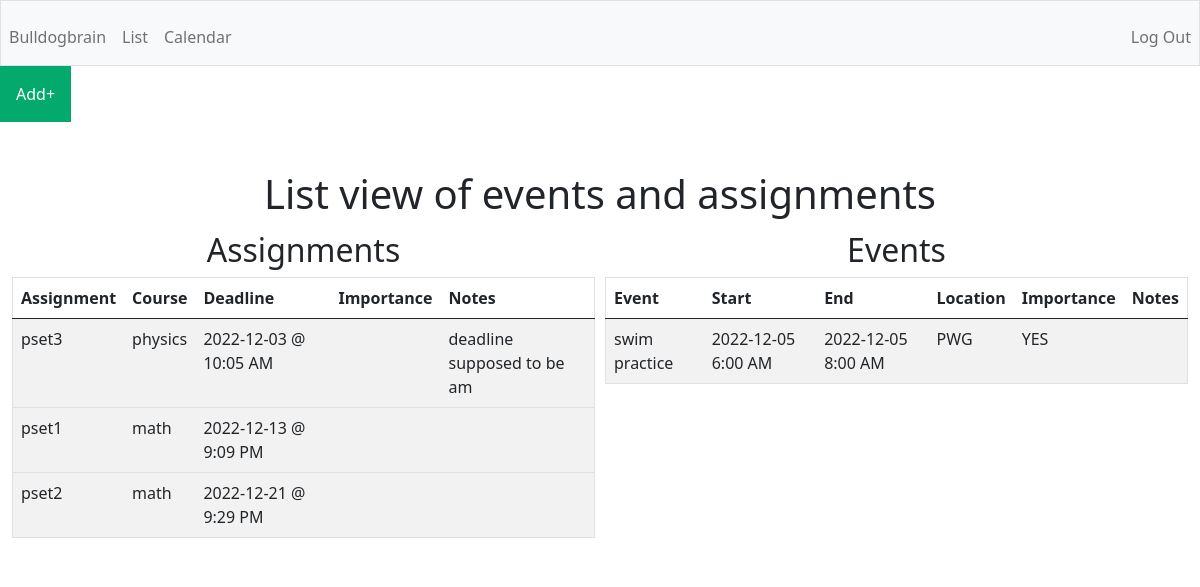
Page /list (signed in) on the earlier database version.
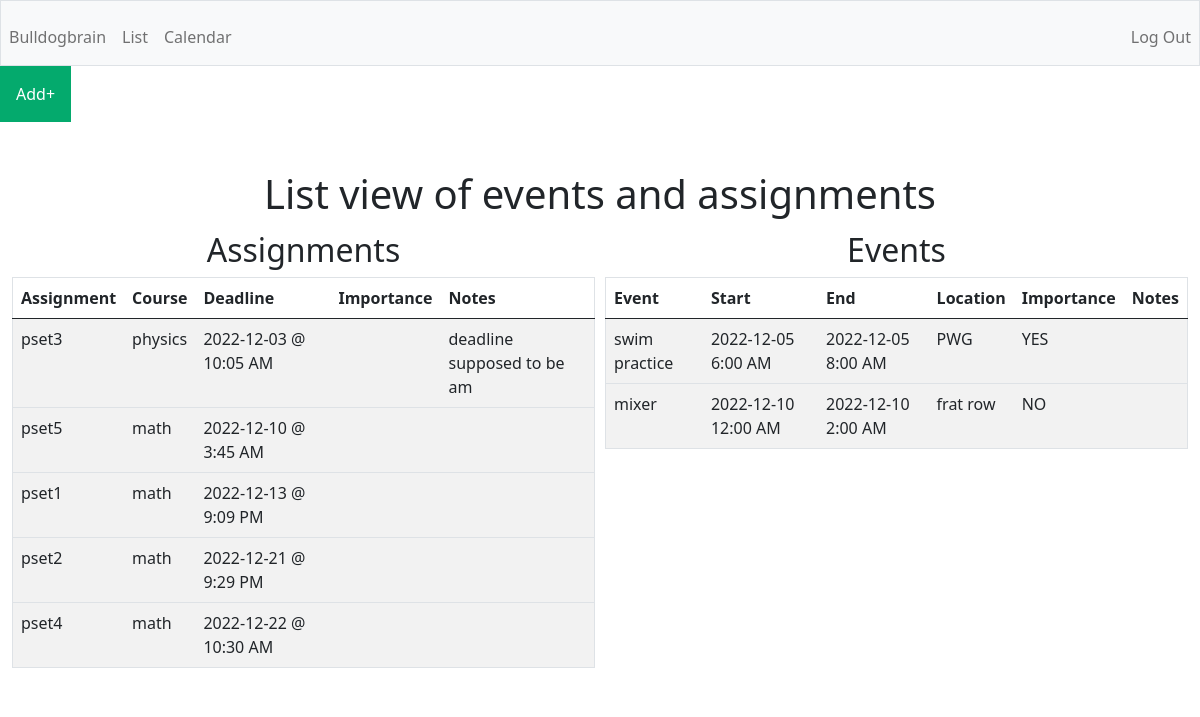
Same page on the later database version.
### tables this page shows
CREATE TABLE "assignments"(
    'id' INTEGER PRIMARY KEY AUTOINCREMENT NOT NULL, 
    'title' TEXT, 
    'course' TEXT, 
    'deadline' TEXT, 
    'importance' INTEGER, 
    'notes' TEXT, 
    'user_id' INTEGER,
    FOREIGN KEY (user_id)
    REFERENCES users (id));

CREATE TABLE 'events'(
    'event_id' INTEGER PRIMARY KEY AUTOINCREMENT NOT NULL, 
    'title' TEXT,
    'location' TEXT, 
    'start_date' TEXT,
    'start_time' TEXT, 
    'end_date' TEXT,
    'end_time' TEXT,
    'importance' INTEGER, 
    'notes' TEXT, 
    'user_id' INTEGER,
    FOREIGN KEY (user_id)
    REFERENCES users (id));

### app.py (the view)
@app.route("/list", methods=["GET", "POST"])
def list():
    assignments = db.execute(
        "SELECT title, course, date(deadline) as date, CASE WHEN StrFTime('%H', deadline) % 12 = 0 THEN 12 ELSE StrFTime('%H', deadline) % 12 END || ':' || StrFTime('%M', deadline) || ' ' || CASE WHEN CAST(StrFTime('%H', deadline) AS INTEGER) > 12 THEN 'PM' ELSE 'AM' END 'time', importance, notes FROM assignments WHERE user_id = ? ORDER BY deadline ASC", session["user_id"])
    events = db.execute(
        "SELECT title, location, start_date, CASE WHEN StrFTime('%H', start_time) % 12 = 0 THEN 12 ELSE StrFTime('%H', start_time) % 12 END || ':' || StrFTime('%M', start_time) || ' ' || CASE WHEN CAST(StrFTime('%H', start_time) AS INTEGER) > 12 THEN 'PM' ELSE 'AM' END 'start_time', end_date, CASE WHEN StrFTime('%H', end_time) % 12 = 0 THEN 12 ELSE StrFTime('%H', end_time) % 12 END || ':' || StrFTime('%M', end_time) || ' ' || CASE WHEN CAST(StrFTime('%H', end_time) AS INTEGER) > 12 THEN 'PM' ELSE 'AM' END 'end_time', importance, notes FROM events WHERE user_id = ? ORDER BY start_date ASC, start_time ASC", session["user_id"])
    return render_template("list.html", assignments=assignments, events=events)

### app.py (called while the page is built)
@app.after_request
def after_request(response):
    response.headers["Cache-Control"] = "no-cache, no-store, must-revalidate"
    response.headers["Expires"] = 0
    response.headers["Pragma"] = "no-cache"
    return response

### templates/list.html (shortened to what this page needs)
{% extends "layout.html" %}
{% block main %}
<h1>List view of events and assignments</h1>
<div class="row">
<div class="column">
    <h2>Assignments</h2>
        <table class="table table-striped">
            <thead>
                <tr>
                    <th>Assignment</th>
                    <th>Course</th>
                    <th>Deadline</th>
                    <th>Importance</th>
                    <th>Notes</th>
                </tr>
            </thead>
            <tbody>
                {% for assignments in assignments %}
                <tr>
                    <td>{{ assignments.title }}</td>
                    <td>{{ assignments.course }}</td>
                    <td>{{ assignments.date }} @ {{ assignments.time }}</td>
                    <td>{{ assignments.importance }}</td>
                    <td>{{ assignments.notes }}</td>
                </tr>
                {% endfor %}
            </tbody>
        </table>
    </div>
    <div class="column">
        <h2>Events</h2>
        <table class="table table-striped">
            <thead>
                <tr>
                    <th>Event</th>
                    <th>Start</th>
                    <th>End</th>
                    <th>Location</th>
                    <th>Importance</th>
                    <th>Notes</th>
                </tr>
            </thead>
            <tbody>
                {% for events in events %}
                <tr>
                    <td>{{ events.title }}</td>
                    <td>{{ events.start_date }} {{ events.start_time }}</td>
                    <td>{{ events.end_date }} {{ events.end_time }}</td>
                    <td>{{ events.location }}</td>
                    <td>{{ events.importance }}</td>
                    <td>{{ events.notes }}</td>
                </tr>
                {% endfor %}
            </tbody>
        </table>
    </div>
</div>
{% endblock %}

### templates/layout.html (shortened to what this page needs)
<!DOCTYPE html>
<html lang="en">
    <head>
        <link href="https://cdn.jsdelivr.net/npm/bootstrap@5.0.2/dist/css/bootstrap.min.css" rel="stylesheet">
        <link href="/static/styles.css" rel="stylesheet">
    </head>
    <body>
      <nav class="bg-light border navbar navbar-expand-md navbar-light justify-content-center">
          <div class="collapse navbar-collapse" id="navbar">
              {% if session["user_id"] %}
                  <ul class="navbar-nav me-auto mt-2">
                    <li class="nav-item"><a class="nav-link" href="/urgent">Bulldogbrain</a></li>
                    <li class="nav-item"><a class="nav-link" href="/list">List</a></li>
                    <li class="nav-item"><a class="nav-link" href="/calendar">Calendar</a></li>
                  </ul>
                  <ul class="navbar-nav ms-auto mt-2">
                      <li class="nav-item"><a class="nav-link" href="/logout">Log Out</a></li>
                  </ul>
              {% else %}
                  <ul class="navbar-nav ms-auto mt-2">
                    <li class="nav-item"><a class="nav-link" href="/homepage">Bulldogbrain</a></li>
                    <li class="nav-item"><a class="nav-link" href="/register">Register</a></li>
                      <li class="nav-item"><a class="nav-link" href="/login">Log In</a></li>
                  </ul>
              {% endif %}
          </div>
    </nav>
    <div>
        {% if session["user_id"] %}
        <div class="dropdown">
          <button class="dropbtn">Add+</button>
        </div>
        {% endif %}
    </div>
        <main class="container-fluid py-5 text-center">
            {% block main %}{% endblock %}
        </main>
    </body>
</html>

### static/styles.css (style rules this page uses)
.dropbtn { background-color: #04AA6D; color: white; padding: 16px; font-size: 16px; border: none; }
.dropdown { position: relative; display: inline-block; }
* { box-sizing: border-box; }
.row { margin-left:-5px; margin-right:-5px; }
.column { float: left; width: 50%; padding: 5px; }
.row::after { content: ""; clear: both; display: table; }
table { border-collapse: collapse; border-spacing: 0; width: 100%; border: 1px solid #ddd; }
th, td { text-align: left; padding: 16px; }
tr:nth-child(even) { background-color: #f2f2f2; }

Differences in the rows shown:
added assignments: title "pset5", course "math", date "2022-12-10", time "3:45 AM"
added assignments: title "pset4", course "math", date "2022-12-22", time "10:30 AM"
added events: title "mixer", start_date "2022-12-10", start_time "12:00 AM", end_date "2022-12-10", end_time "2:00 AM", location "frat row", importance "NO"
